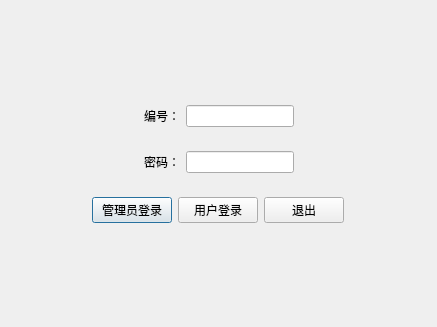
<?xml version="1.0" encoding="UTF-8"?>
<ui version="4.0">
 <class>LoginDialog</class>
 <widget class="QDialog" name="LoginDialog">
  <property name="geometry">
   <rect>
    <x>0</x>
    <y>0</y>
    <width>437</width>
    <height>327</height>
   </rect>
  </property>
  <property name="windowTitle">
   <string>Dialog</string>
  </property>
  <layout class="QGridLayout" name="gridLayout_2">
   <item row="1" column="0">
    <spacer name="horizontalSpacer">
     <property name="orientation">
      <enum>Qt::Horizontal</enum>
     </property>
     <property name="sizeHint" stdset="0">
      <size>
       <width>40</width>
       <height>20</height>
      </size>
     </property>
    </spacer>
   </item>
   <item row="1" column="3">
    <spacer name="horizontalSpacer_2">
     <property name="orientation">
      <enum>Qt::Horizontal</enum>
     </property>
     <property name="sizeHint" stdset="0">
      <size>
       <width>40</width>
       <height>20</height>
      </size>
     </property>
    </spacer>
   </item>
   <item row="1" column="1">
    <widget class="QWidget" name="Login_Widget" native="true">
     <layout class="QGridLayout" name="gridLayout">
      <item row="2" column="1">
       <widget class="QWidget" name="Password_Widget" native="true">
        <layout class="QHBoxLayout" name="horizontalLayout_2">
         <item>
          <spacer name="horizontalSpacer_7">
           <property name="orientation">
            <enum>Qt::Horizontal</enum>
           </property>
           <property name="sizeHint" stdset="0">
            <size>
             <width>40</width>
             <height>20</height>
            </size>
           </property>
          </spacer>
         </item>
         <item>
          <widget class="QLabel" name="Password_label">
           <property name="text">
            <string>密码：</string>
           </property>
          </widget>
         </item>
         <item>
          <widget class="QLineEdit" name="Password_lineEdit">
           <property name="echoMode">
            <enum>QLineEdit::Password</enum>
           </property>
          </widget>
         </item>
         <item>
          <spacer name="horizontalSpacer_9">
           <property name="orientation">
            <enum>Qt::Horizontal</enum>
           </property>
           <property name="sizeHint" stdset="0">
            <size>
             <width>40</width>
             <height>20</height>
            </size>
           </property>
          </spacer>
         </item>
        </layout>
       </widget>
      </item>
      <item row="4" column="1">
       <spacer name="verticalSpacer">
        <property name="orientation">
         <enum>Qt::Vertical</enum>
        </property>
        <property name="sizeHint" stdset="0">
         <size>
          <width>20</width>
          <height>40</height>
         </size>
        </property>
       </spacer>
      </item>
      <item row="1" column="1">
       <widget class="QWidget" name="Count_Widget" native="true">
        <layout class="QHBoxLayout" name="horizontalLayout">
         <item>
          <spacer name="horizontalSpacer_6">
           <property name="orientation">
            <enum>Qt::Horizontal</enum>
           </property>
           <property name="sizeHint" stdset="0">
            <size>
             <width>40</width>
             <height>20</height>
            </size>
           </property>
          </spacer>
         </item>
         <item>
          <widget class="QLabel" name="Count_label">
           <property name="text">
            <string>编号：</string>
           </property>
          </widget>
         </item>
         <item>
          <widget class="QLineEdit" name="Count_lineEdit"/>
         </item>
         <item>
          <spacer name="horizontalSpacer_8">
           <property name="orientation">
            <enum>Qt::Horizontal</enum>
           </property>
           <property name="sizeHint" stdset="0">
            <size>
             <width>40</width>
             <height>20</height>
            </size>
           </property>
          </spacer>
         </item>
        </layout>
       </widget>
      </item>
      <item row="3" column="1">
       <widget class="QWidget" name="Loginout_Widget" native="true">
        <layout class="QHBoxLayout" name="horizontalLayout_3">
         <item>
          <spacer name="horizontalSpacer_4">
           <property name="orientation">
            <enum>Qt::Horizontal</enum>
           </property>
           <property name="sizeHint" stdset="0">
            <size>
             <width>40</width>
             <height>20</height>
            </size>
           </property>
          </spacer>
         </item>
         <item>
          <widget class="QPushButton" name="Login_pushButton">
           <property name="text">
            <string>管理员登录</string>
           </property>
          </widget>
         </item>
         <item>
          <widget class="QPushButton" name="user_pushButton">
           <property name="text">
            <string>用户登录</string>
           </property>
          </widget>
         </item>
         <item>
          <spacer name="horizontalSpacer_3">
           <property name="orientation">
            <enum>Qt::Horizontal</enum>
           </property>
           <property name="sizeType">
            <enum>QSizePolicy::Fixed</enum>
           </property>
           <property name="sizeHint" stdset="0">
            <size>
             <width>0</width>
             <height>0</height>
            </size>
           </property>
          </spacer>
         </item>
         <item>
          <widget class="QPushButton" name="Close_pushButton">
           <property name="text">
            <string>退出</string>
           </property>
          </widget>
         </item>
         <item>
          <spacer name="horizontalSpacer_5">
           <property name="orientation">
            <enum>Qt::Horizontal</enum>
           </property>
           <property name="sizeHint" stdset="0">
            <size>
             <width>40</width>
             <height>20</height>
            </size>
           </property>
          </spacer>
         </item>
        </layout>
       </widget>
      </item>
      <item row="0" column="1">
       <spacer name="verticalSpacer_2">
        <property name="orientation">
         <enum>Qt::Vertical</enum>
        </property>
        <property name="sizeHint" stdset="0">
         <size>
          <width>20</width>
          <height>40</height>
         </size>
        </property>
       </spacer>
      </item>
     </layout>
    </widget>
   </item>
  </layout>
 </widget>
 <resources/>
 <connections>
  <connection>
   <sender>Login_pushButton</sender>
   <signal>clicked()</signal>
   <receiver>LoginDialog</receiver>
   <slot>accept()</slot>
   <hints>
    <hint type="sourcelabel">
     <x>243</x>
     <y>281</y>
    </hint>
    <hint type="destinationlabel">
     <x>290</x>
     <y>229</y>
    </hint>
   </hints>
  </connection>
 </connections>
</ui>
